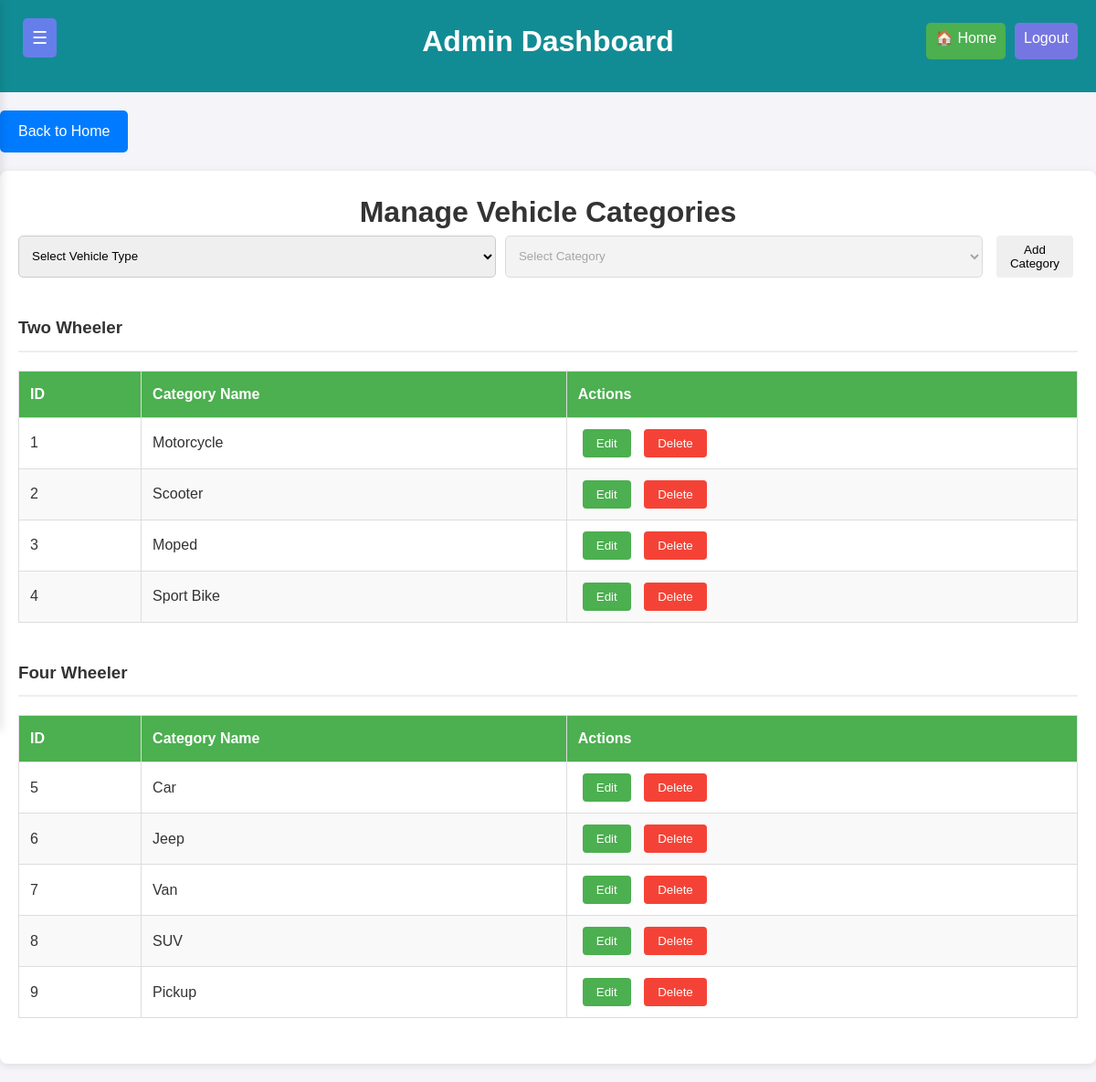
The page /admin/manage_vehicle_category.php (signed in) on the database its author committed.
### tables this page shows
CREATE TABLE vehicle_categories (
    category_id INT AUTO_INCREMENT PRIMARY KEY,
    category_name VARCHAR(100) NOT NULL UNIQUE,
    type_id INT NOT NULL,
    created_at TIMESTAMP DEFAULT CURRENT_TIMESTAMP,
    FOREIGN KEY (type_id) REFERENCES vehicle_types(type_id) ON DELETE CASCADE
);

### admin/manage_vehicle_category.php (the view, shortened to what this page needs)
<?php
include 'adminheader.php';
$types_query = "SELECT * FROM vehicle_types";
$types_result = mysqli_query($connect, $types_query);
$vehicle_types = [];
while ($type = mysqli_fetch_assoc($types_result)) {
    $vehicle_types[$type['type_id']] = $type['type_name'];
}
?>
<a href="dashboard.php" class="back-to-home">Back to Home</a>
<div class="container">
    <h2>Manage Vehicle Categories</h2>
    <form id="addCategoryForm" method="POST" class="add-form">
        <div class="form-group">
            <select name="type_id" id="add_type_id" required>
                <option value="">Select Vehicle Type</option>
            </select>
            <select name="category_name" id="add_category_name" required disabled>
                <option value="">Select Category</option>
            </select>
            <button type="submit" name="add_category">Add Category</button>
        </div>
    </form>
    <?php foreach ($vehicle_types as $type_id => $type_name): ?>
        <div class="vehicle-type-section">
            <h3><?php echo ucwords(str_replace('_', ' ', $type_name)); ?></h3>
            <table>
                <thead>
                    <tr>
                        <th>ID</th>
                        <th>Category Name</th>
                        <th>Actions</th>
                    </tr>
                </thead>
                <tbody>
                    <?php
                    $categories_query = "SELECT * FROM vehicle_categories WHERE type_id = $type_id";
                    $categories_result = mysqli_query($connect, $categories_query);
                    while ($row = mysqli_fetch_assoc($categories_result)) {
                        echo "<tr>
                                <td>{$row['category_id']}</td>
                                <td>{$row['category_name']}</td>
                                <td>
                                    <button class='edit-btn' data-id='{$row['category_id']}'>Edit</button>
                                    <form id='editCategoryForm-{$row['category_id']}' method='POST' style='display:none;'>
                                        <input type='hidden' name='category_id' value='{$row['category_id']}'>
                                        <select name='type_id' class='edit-type-select' data-id='{$row['category_id']}' required>";
                        echo "          </select>
                                        <select name='category_name' class='edit-category-select' data-id='{$row['category_id']}' required>
                                            <option value='{$row['category_name']}'>{$row['category_name']}</option>
                                        </select>
                                        <button type='submit' name='edit_category'>Save</button>
                                    </form>
                                    <form method='POST' style='display:inline-block;' onsubmit=\"return confirm('Are you sure you want to delete this category?');\">
                                        <input type='hidden' name='category_id' value='{$row['category_id']}'>
                                        <button type='submit' name='delete_category'>Delete</button>
                                    </form>
                                </td>
                              </tr>";
                    }
                    ?>
                </tbody>
            </table>
        </div>
    <?php endforeach; ?>
</div>

### css/admin_style.css (style rules this page uses)
* { margin: 0; padding: 0; box-sizing: border-box; }
body { font-family: 'Arial', sans-serif; background-color: #f7f7f7; color: #333; }
h2 { font-size: 2rem; text-align: center; margin-bottom: 30px; }
body, h1, h2, h3, h4, h5, h6, p, ul, ol, li, a, button, input, select, textarea { margin: 0; padding: 0; box-sizing: border-box; }
body { font-family: Arial, sans-serif; background-color: #f4f4f9; color: #333; line-height: 1.6; margin: 0; }
.container { max-width: 1200px; margin: 20px auto; padding: 20px; background-color: #fff; box-shadow: 0 2px 8px rgba(0, 0, 0, 0.1); border-radius: 8px; }
table { width: 100%; border-collapse: collapse; margin: 20px 0; }
table th, table td { text-align: left; padding: 12px; border: 1px solid #ddd; }
table th { background-color: #4CAF50; color: #fff; }
table tr:nth-child(even) { background-color: #f9f9f9; }
.form-group { margin-bottom: 15px; }
.form-group input, .form-group select { width: 100%; padding: 10px; border: 1px solid #ccc; border-radius: 5px; }
.back-to-home { display: inline-block; padding: 10px 20px; margin-top: 20px; background-color: #007BFF; color: white; text-decoration: none; font-size: 16px; border-radius: 5px; transition: background-color 0.3s ease, transform 0.3s ease; }

### admin/manage_vehicle_category.php (style rules this page uses)
.container { padding: 20px; }
.add-form { margin-bottom: 30px; }
.form-group { display: flex; gap: 10px; margin-bottom: 20px; }
.vehicle-type-section { margin-bottom: 30px; }
.vehicle-type-section h3 { color: #333; padding: 10px 0; border-bottom: 2px solid #eee; margin-bottom: 15px; }
table { width: 100%; border-collapse: collapse; margin-bottom: 20px; }
th, td { padding: 12px; text-align: left; border-bottom: 1px solid #ddd; }
th { background-color: #f5f5f5; }
button { padding: 8px 15px; margin: 0 5px; border: none; border-radius: 4px; cursor: pointer; }
.edit-btn { background-color: #4CAF50; color: white; }
button[name="delete_category"] { background-color: #f44336; color: white; }
select { padding: 8px; border-radius: 4px; border: 1px solid #ddd; }

### rows shown on the page
vehicle_categories: category_id "1", category_name "Motorcycle"
vehicle_categories: category_id "2", category_name "Scooter"
vehicle_categories: category_id "3", category_name "Moped"
vehicle_categories: category_id "4", category_name "Sport Bike"
vehicle_categories: category_id "5", category_name "Car"
vehicle_categories: category_id "6", category_name "Jeep"
vehicle_categories: category_id "7", category_name "Van"
vehicle_categories: category_id "8", category_name "SUV"
vehicle_categories: category_id "9", category_name "Pickup"

### other values the page prints
str_replace('_', ' ', $type_name) "Two Wheeler"
str_replace('_', ' ', $type_name) "Four Wheeler"
